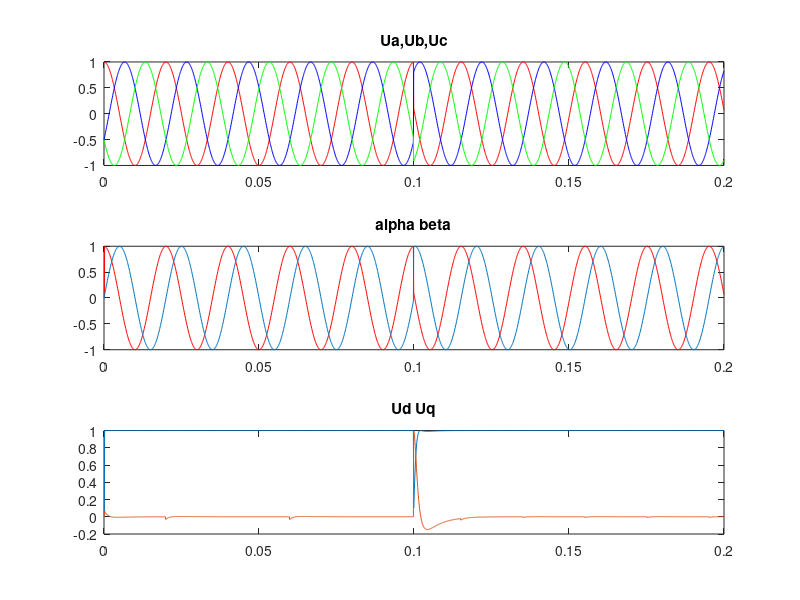
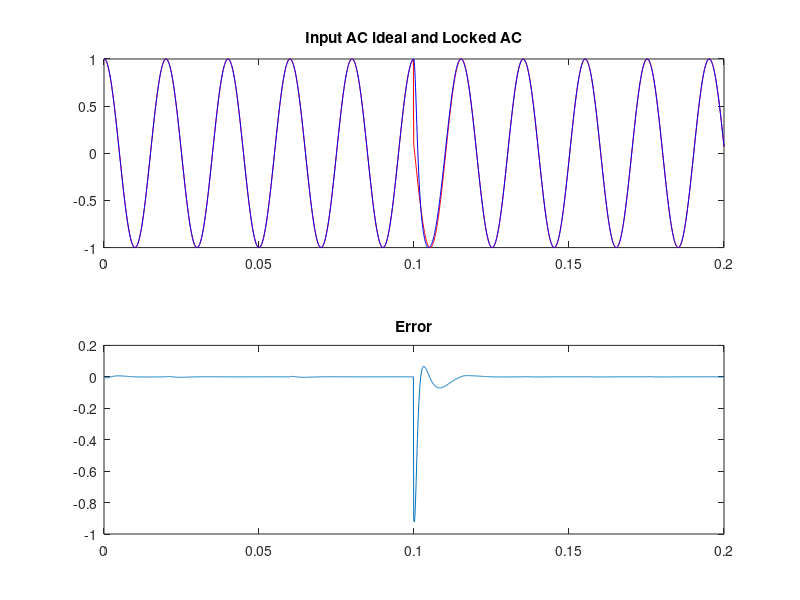

The MATLAB script that drew these images, in order:
clear all;
close all;
clc;
Fs = 10000;
Ts = 1/Fs;
Tfinal = 0.2;
t = 0:Ts:Tfinal;
GridFreq = 50;
fn = GridFreq;
wu = 2*pi*GridFreq;
theta = rem( (2*pi*GridFreq*t),2*pi );
L = length(t);
%Caso 1:
for n = 1:floor(L/2)
    Ua(n) = cos( theta(n) );
    Ub(n) = cos( theta(n)-2*pi/3 );
    Uc(n) = cos( theta(n)-4*pi/3 );
end
for n = floor(L/2):L
    Ua(n) = cos( theta(n) + 1.5);
    Ub(n) = cos( theta(n)-2*pi/3 + 1.5 );
    Uc(n) = cos( theta(n)-4*pi/3 + 1.5 );
end

%CASE 2: Unbalanced Grid
% for n=1:floor(L)
% Ua(n)=cos(theta(n));
% Ub(n)=1.1*cos(theta(n)-2*pi/3);
% Uc(n)=cos(theta(n)-4*pi/3);
% end
% Ua_ideal=cos(theta);
%CASE 3: voltage harmonics
% for n=1:floor(L)
% Ua(n)=cos(theta(n))+0.05*cos(5*theta(n));
% Ub(n)=cos(theta(n)-2*pi/3)+0.05*(cos(5*(theta(n)-2*pi/3)));
% Uc(n)=cos(theta(n)-4*pi/3)+0.05*(cos(5*(theta(n)-4*pi/3)));
% end
% Ua_ideal=cos(theta);
% CASE 4: voltage dips and swells
%for n=1:floor(L/2)
%Ua(n)=cos(theta(n));
%Ub(n)=cos(theta(n)-2*pi/3);
%Uc(n)=cos(theta(n)-4*pi/3);
%end
%for n=floor(L/2):L
%Ua(n)=0.7*cos(theta(n));
%Ub(n)=0.7*cos(theta(n)-2*pi/3);
%Uc(n)=0.7*cos(theta(n)-4*pi/3);
%end

Ua_ideal = Ua;
ylf = [0,0];
u_q = [0,0];
Theta = [0,0,0];
fo = 0;
Ualpha = [0,0];
Ubeta = [0,0];
Ud_plus = [0,0];
Uq_plus = [0,0];
fn = fn;
wo = 0;
%simulando el pll 
for n = 3:L
    Ualpha(n) = (2/3)*( Ua(n)-0.5*( Ub(n)+Uc(n) ) );
    Ubeta(n) = (2/3)*0.866*(Ub(n)-Uc(n));
    Ud_plus(n) = Ualpha(n)*cos(Theta(n)) + Ubeta(n)*sin(Theta(n));
    Uq_plus(n) = -Ualpha(n)*sin(Theta(n)) + Ubeta(n)*cos(Theta(n));
    u_q(1) = Uq_plus(n);
    
    ylf(1) = ylf(2) + 167.9877775*u_q(1) - 165.2122225*u_q(2);
    
    u_q(2) = u_q(1);
    ylf(2) = ylf(1);
    
    fo = fn + ylf(1);
    Theta(n+1) = Theta(n) + 2*pi*fo*Ts;
    if( Theta(n+1) >= ( 2*pi-2*pi*fo*Ts ) )
        Theta(n+1) = 0;
    end
end

figure(3)
subplot(3,1,1)
plot(t,Ua,'r',t,Ub,'b',t,Uc,'g')
title('Ua,Ub,Uc')
subplot(3,1,2)
plot(t,Ualpha,'r',t,Ubeta)
title('alpha beta')
subplot(3,1,3)
plot(t,Ud_plus(1:L),t,Uq_plus(1:L))
title('Ud Uq')
figure(4)
subplot(2,1,1)
plot(t,Ua_ideal,'r',t,cos(Theta(1:L)),'b')
title('Input AC ideal and Locked AC');
subplot(2,1,2)
plot(t,Ua_ideal-cos(Theta(1:L)))
title('Error');

    


